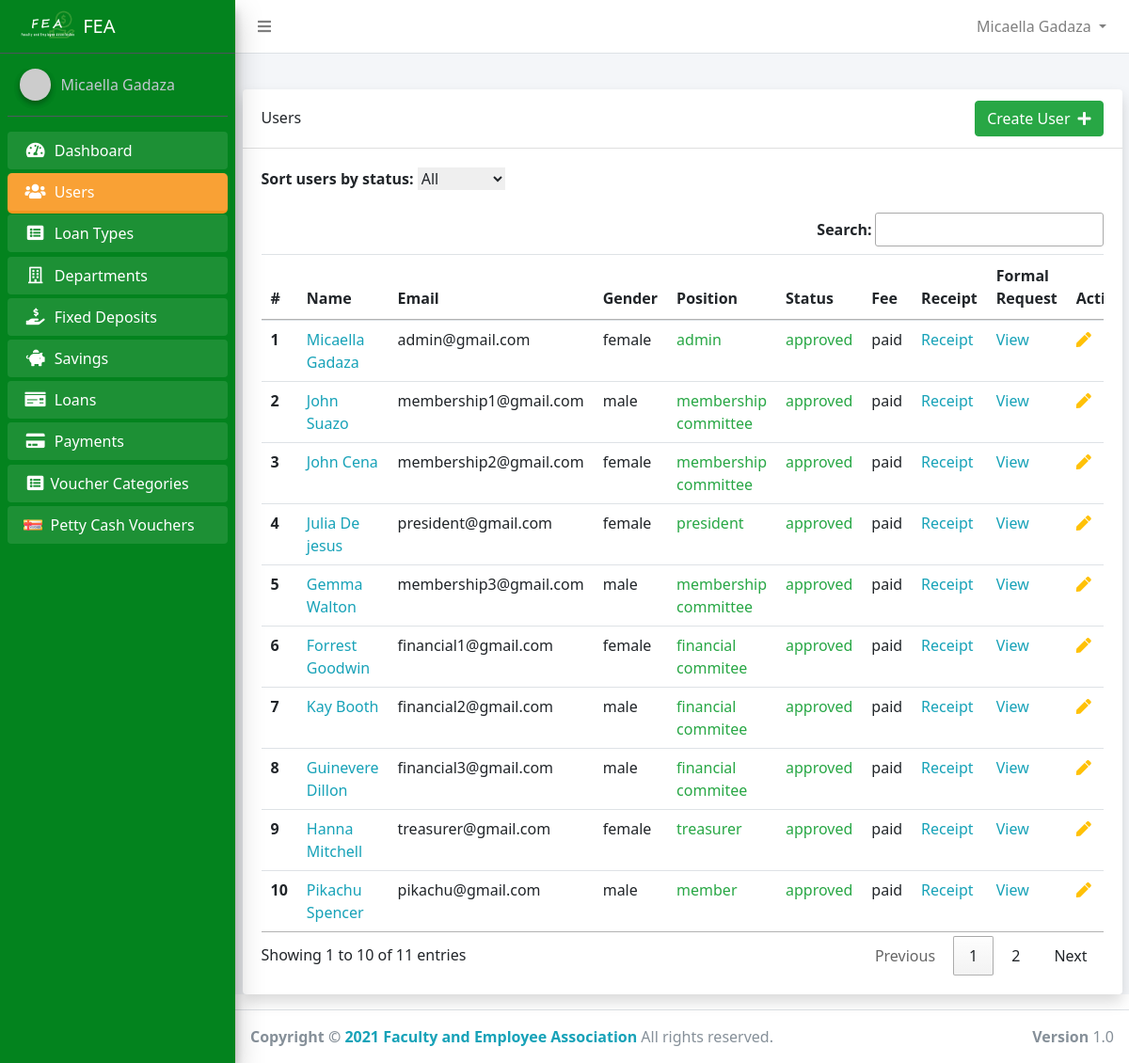
The page /admin/admin_users.php (signed in) on the database its author committed.
### tables this page shows
CREATE TABLE `users` (
  `id` int(11) NOT NULL,
  `account_number` varchar(50) NOT NULL,
  `firstname` varchar(50) NOT NULL,
  `middlename` varchar(50) NOT NULL,
  `lastname` varchar(50) NOT NULL,
  `home_address` varchar(255) NOT NULL,
  `permanent_address` varchar(255) NOT NULL,
  `gender` varchar(50) NOT NULL,
  `birth_date` varchar(255) DEFAULT NULL,
  `contact_number` varchar(50) NOT NULL,
  `email` varchar(50) NOT NULL,
  `password` varchar(50) NOT NULL,
  `position_id` int(11) DEFAULT NULL,
  `sg` int(11) NOT NULL,
  `employment_status` varchar(50) NOT NULL,
  `department_id` int(11) NOT NULL,
  `name_of_spouse` varchar(100) NOT NULL,
  `fathers_name` varchar(100) NOT NULL,
  `mothers_maiden_name` varchar(50) NOT NULL,
  `beneficiary` varchar(255) NOT NULL,
  `paid_membership` tinyint(1) NOT NULL DEFAULT 0,
  `active` tinyint(1) NOT NULL DEFAULT 0,
  `reason1` text DEFAULT NULL,
  `reason2` text DEFAULT NULL,
  `reason3` text DEFAULT NULL,
  `approved_by_m1` int(11) DEFAULT NULL,
  `approved_by_m2` int(11) DEFAULT NULL,
  `approved_by_m3` int(11) DEFAULT NULL,
  `approved_by_president` tinyint(1) NOT NULL DEFAULT 0,
  `created_at` timestamp NOT NULL DEFAULT current_timestamp()
);

CREATE TABLE `positions` (
  `id` int(11) NOT NULL,
  `name` varchar(50) NOT NULL
);

### app/config/config.php (called while the page is built, shortened)
<?php
class Connection
{
    public $conn;
    public function __construct()
    {
        try {
            $dsn = 'mysql:host=' . HOST . ';dbname=' . DB_NAME;
            $this->conn = new PDO($dsn, USERNAME, PASSWORD);
            $this->conn->setAttribute(PDO::ATTR_DEFAULT_FETCH_MODE, PDO::FETCH_OBJ);
            $this->conn->setAttribute(PDO::ATTR_EMULATE_PREPARES, false);
        } catch (PDOException $e) {
            echo "Error!: " . $e->getMessage() . "<br/>";
            die();
        }
        return $this->conn;
    }
}

### core.php (called while the page is built, shortened)
<?php
require_once 'app/config/config.php';
require_once 'app/models/User.php';
$user = new User();

### app/models/User.php (called while the page is built, shortened)
<?php
class User extends Connection
{
    public static function Auth()
    {
        if (isset($_SESSION['id'])) {
            return true;
        } else {
            return false;
        }
    }
    public function getFullName()
    {
        if (self::Auth()) {
            $user = $this->getUser();
            return ucwords($user->firstname) . ' ' . ucwords($user->lastname);
        } else {
            return 'Guess';
        }
    }
    public function getUser()
    {
        if (self::Auth()) {
            $sql = "SELECT * FROM users WHERE id=:id AND active=1 AND paid_membership=1";
            $stmt = $this->conn->prepare($sql);
            $stmt->execute(['id' => $_SESSION['id']]);
            $user = $stmt->fetch();
            return $user;
        }
    }
}

### app/controllers/admin/UserController.php (called while the page is built, shortened)
<?php
class AdminUser extends Connection
{
    public function index($status)
    {
        if ($status === '' || $status === 'all') {
            $sql = "SELECT * FROM users WHERE approved_by_m1 IS NOT NULL AND approved_by_m2 IS NOT NULL AND approved_by_m3 IS NOT NULL AND approved_by_president=1";
            $stmt = $this->conn->query($sql);
            $stmt->execute();
            return $stmt->fetchAll();
        } else {
            $sql = "SELECT * FROM users WHERE active=:status";
            $stmt = $this->conn->prepare($sql);
            $stmt->execute(['status' => $status]);
            return $stmt->fetchAll();
        }
    }
    public function getPosition($id)
    {
        $sql = "SELECT * FROM positions WHERE id=:id";
        $stmt = $this->conn->prepare($sql);
        $stmt->execute(['id' => $id]);
        $position = $stmt->fetch();
        if ($position->name) {
            return $position->name;
        }
    }
}

### admin/admin_users.php (the view, shortened to what this page needs)
<?php
require_once '../core.php';
require_once  '../app/includes/admin/header.php';
$adminUser = new AdminUser();
$users = $adminUser->index('');
?>
<div class="container">
    <div class="card shadow">
        <div class="card-header d-flex align-items-center">
            <h4>Users</h4>
            <a href="admin_user_create.php" class="btn btn-success ml-auto">Create User<i class="ml-2 fas fa-plus text-light"></i></a>
        </div>
        <div class="card-body">
            <div class="table-responsive">
                <form action="<?php echo $_SERVER['PHP_SELF'] ?>" method="POST" class="ml-auto" id="sort-form">
                    <div class="form-group">
                        <label for="status">Sort users by status:</label>
                        <select name="active" id="active">
                            <option value="all">All</option>
                        </select>
                    </div>
                </form>
                <?php if ($users) : ?>
                    <table class="table" id="myTable">
                        <thead>
                            <tr>
                                <th scope="col">#</th>
                                <th scope="col">Name</th>
                                <th scope="col">Email</th>
                                <th scope="col">Gender</th>
                                <th scope="col">Position</th>
                                <th scope="col">Status</th>
                                <th scope="col">Fee</th>
                                <th scope="col">Receipt</th>
                                <th scope="col">Formal Request</th>
                                <th scope="col">Actions</th>
                            </tr>
                        </thead>
                        <tbody>
                            <?php foreach ($users as $key => $singleUser) : ?>
                                <tr class="align-items-center">
                                    <th scope="row"><?php echo $key + 1 ?></th>
                                    <td><a class="text-info" href="admin_user_detail.php?id=<?php echo $singleUser->id ?>"><?php echo ucfirst($singleUser->firstname) . ' ' . ucfirst($singleUser->lastname) ?></a></td>
                                    <td><?php echo $singleUser->email ?></td>
                                    <td><?php echo $singleUser->gender ?></td>
                                    <td>
                                        <span class="<?php echo ($adminUser->getPosition($singleUser->position_id) != 'customer') ? 'text-success' : 'text-secondary' ?> ">
                                            <?php echo $adminUser->getPosition($singleUser->position_id) ?>
                                        </span>
                                    </td>
                                    <td>
                                        <?php if ($singleUser->active) : ?>
                                            <span class="text-success">approved</span>
                                        <?php else : ?>
                                            <span class="text-danger">pending</span>
                                        <?php endif; ?>
                                    </td>
                                    <td><?php echo ($singleUser->paid_membership) ? 'paid' : 'not paid' ?></td>
                                    <td><a href="membership_receipt.php?id=<?php echo $singleUser->id ?>" class="text-info">Receipt</a></td>
                                    <td><a href="membership_request.php?id=<?php echo $singleUser->id ?>" class="text-info">View</a></td>
                                    <td class="d-flex">
                                        <form action="admin_user_update.php" method="POST">
                                            <button type="submit" class="text-warning mr-3" style="border:none; background:none">
                                                <i class="fas fa-pen"></i>
                                            </button>
                                        </form>
                                    </td>
                                </tr>
                            <?php endforeach; ?>
                        </tbody>
                    </table>
                <?php else : ?>
                    <h2 class="text-secondary text-center">No User Yet</h2>
                <?php endif; ?>
            </div>
        </div>
    </div>
</div>
</div>
<?php require_once BASE . '/app/includes/admin/footer.php' ?>

### app/includes/admin/navbar.php (shortened to what this page needs)
<nav class="main-header navbar navbar-expand navbar-white navbar-light">
    <ul class="navbar-nav" style="width:100%;">
        <li class="nav-item">
            <a class="nav-link" data-widget="pushmenu" href="#" role="button"><i class="fas fa-bars"></i></a>
        </li>
        <li class="nav-item dropdown" style="margin-left:auto">
            <a id="navbarDropdown" class="nav-link dropdown-toggle" href="#" role="button" data-toggle="dropdown" aria-haspopup="true" aria-expanded="false" v-pre>
                <?php echo $user->getFullName() ?>
            </a>
        </li>
    </ul>
</nav>

### app/includes/admin/sidebar.php (shortened to what this page needs)
<div class="sidebar">
    <div class="user-panel mt-3 pb-3 mb-3 d-flex">
        <div class="image">
            <img src="https://ui-avatars.com/api/?name=<?php echo $user->getFullName() ?>" class="img-circle elevation-2" alt="User Image">
        </div>
        <div class="info">
            <a href="" class="d-block"><?php echo $user->getFullName() ?></a>
        </div>
    </div>
    <nav class="mt-2">
        <ul class="nav nav-pills nav-sidebar flex-column" data-widget="treeview" role="menu" data-accordion="false">
            <?php if ($_SESSION['position_id'] == 1) : ?>
                <li class="nav-item menu-open
                <?php echo (strpos(CURRENT_URL, 'dashboard') !== false) ? 'active' : '' ?>
                ">
                    <a href="<?php echo BASE_URL . '/admin/dashboard.php' ?>" class="nav-link">
                        <i class="nav-icon fas fa-tachometer-alt"></i>
                        <p>
                            Dashboard
                        </p>
                    </a>
                </li>
                <li class="nav-item menu-open
            <?php echo (strpos(CURRENT_URL, 'admin_user') !== false) ? 'active' : '' ?>
            ">
                    <a href="<?php echo BASE_URL . 'admin/admin_users.php' ?>" class="nav-link">
                        <i class="nav-icon fas fa-users"></i>
                        <p>
                            Users
                        </p>
                    </a>
                </li>
                <li class="nav-item menu-open
            <?php echo (strpos(CURRENT_URL, 'type') !== false) ? 'active' : '' ?>
            ">
                    <a href="<?php echo BASE_URL . 'admin/types.php' ?>" class="nav-link ">
                        <i class="nav-icon fa fa-list-alt"></i>
                        <p>
                            Loan Types
                        </p>
                    </a>
                </li>
                <li class="nav-item menu-open
            <?php echo (strpos(CURRENT_URL, 'department') !== false) ? 'active' : '' ?>
            ">
                    <a href="<?php echo BASE_URL . 'admin/departments.php' ?>" class="nav-link">
                        <i class="nav-icon far fa-building"></i>
                        <p>
                            Departments
                        </p>
                    </a>
                </li>
                <li class="nav-item menu-open
            <?php echo (strpos(CURRENT_URL, 'deposit') !== false) ? 'active' : '' ?>
            ">
                    <a href="<?php echo BASE_URL . 'admin/fixed_deposits.php' ?>" class="nav-link">
                        <i class="nav-icon fas fa-hand-holding-usd"></i>
                        <p>
                            Fixed Deposits
                        </p>
                    </a>
                </li>
                <li class="nav-item menu-open
            <?php echo (strpos(CURRENT_URL, 'saving') !== false) ? 'active' : '' ?>
            ">
                    <a href="<?php echo BASE_URL . 'admin/savings.php' ?>" class="nav-link">
                        <i class="nav-icon fas fa-piggy-bank"></i>
                        <p>
                            Savings
                        </p>
                    </a>
                </li>
                <li class="nav-item menu-open
            <?php echo (strpos(CURRENT_URL, 'admin/loan') !== false) ? 'active' : '' ?>
            ">
                    <a href="<?php echo BASE_URL . 'admin/loans.php' ?>" class=" nav-link ">
                        <i class="nav-icon fas fa-money-check"></i>
                        <p>
                            Loans
                        </p>
                    </a>
                </li>
                <li class="nav-item menu-open
            <?php echo (strpos(CURRENT_URL, 'payment') !== false) ? 'active' : '' ?>
            ">
                    <a href="<?php echo BASE_URL . 'admin/payments.php' ?>" class=" nav-link ">
                        <i class="nav-icon fas fa-credit-card"></i>
                        <p>
                            Payments
                        </p>
                    </a>
                </li>
                <li class="nav-item menu-open
            <?php echo (strpos(CURRENT_URL, 'admin/categor') !== false) ? 'active' : '' ?>
            ">
                    <a href="<?php echo BASE_URL . 'admin/categories_voucher.php' ?>" class=" nav-link d-flex align-items-center">
                        <i class="nav-icon fa fa-list-alt"></i>
                        <p>
                            Voucher Categories
                        </p>
                    </a>
                </li>
                <li class="nav-item menu-open
            <?php echo (strpos(CURRENT_URL, 'admin/voucher') !== false) ? 'active' : '' ?>
            ">
                    <a href="<?php echo BASE_URL . 'admin/vouchers.php' ?>" class=" nav-link d-flex align-items-center">
                        <i class="nav-icon">
                            <img src="../assets/img/voucher_icon.svg" alt="" width="20px" height="25px">
                        </i>
                        <p>
                            Petty Cash Vouchers
                        </p>
                    </a>
                </li>
            <?php endif ?>
        </ul>
    </nav>
</div>

### assets/admin/css/admin.css (style rules this page uses)
.sidebar { background: rgb(3, 131, 30); }
.menu-open { margin-bottom: 1px !important; }
.active { background: #f8961e; border-radius: 5px; }

### rows shown on the page
users: $user->getFullName() "Micaella Gadaza", firstname "Micaella", lastname "Gadaza", email "admin@gmail.com", gender "female", position.name "admin", active "approved", paid_membership "paid"
users: firstname "John", lastname "Suazo", email "membership1@gmail.com", gender "male", position.name "membership committee", active "approved", paid_membership "paid"
users: firstname "John", lastname "Cena", email "membership2@gmail.com", gender "female", position.name "membership committee", active "approved", paid_membership "paid"
users: firstname "Julia", lastname "De jesus", email "president@gmail.com", gender "female", position.name "president", active "approved", paid_membership "paid"
users: firstname "Gemma", lastname "Walton", email "membership3@gmail.com", gender "male", position.name "membership committee", active "approved", paid_membership "paid"
users: firstname "Forrest", lastname "Goodwin", email "financial1@gmail.com", gender "female", position.name "financial commitee", active "approved", paid_membership "paid"
users: firstname "Kay", lastname "Booth", email "financial2@gmail.com", gender "male", position.name "financial commitee", active "approved", paid_membership "paid"
users: firstname "Guinevere", lastname "Dillon", email "financial3@gmail.com", gender "male", position.name "financial commitee", active "approved", paid_membership "paid"
users: firstname "Hanna", lastname "Mitchell", email "treasurer@gmail.com", gender "female", position.name "treasurer", active "approved", paid_membership "paid"
users: firstname "Pikachu", lastname "Spencer", email "pikachu@gmail.com", gender "male", position.name "member", active "approved", paid_membership "paid"
